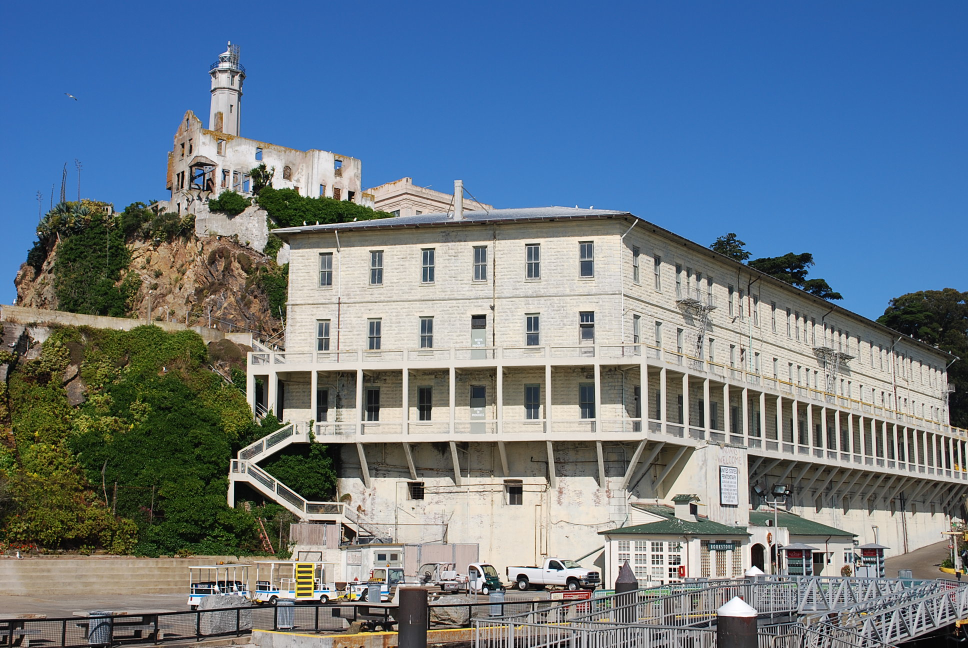
#> input picture sj/jimg/demos/alcatraz2.jpg, 1936 x 1296 px, found by its file name (shown at 1/2 size)
$ python cv_sift_surf_orb.py
#> lines starting #> are read from the running program, lines starting #| are printed output that depends on the picture
import cv2

img = cv2.imread("demos/alcatraz2.jpg")
#> img is the input picture: shape (1296, 1936, 3); mean B, G, R 138, 123.3, 106.7
img = cv2.resize(img,(136 * 3,76 * 3))
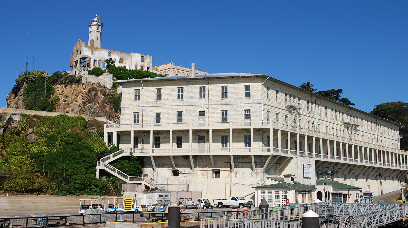
#> img: shape (228, 408, 3); mean B, G, R 137.9, 123.2, 106.6
# cv2.imshow("original",img)
gray = cv2.cvtColor(img,cv2.COLOR_RGB2GRAY)
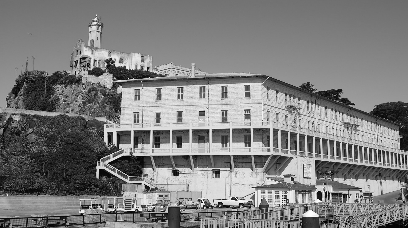
#> gray: shape (228, 408); min 0, max 254, mean 125.7

# ------------------------------------------------------------------------
#使用SIFT
sift = cv2.xfeatures2d.SIFT_create(10)
keypoints, descriptor = sift.detectAndCompute(gray,None)
#> keypoints = 10 keypoints; (x, y, size): (233, 198, 2.2), (319, 195, 4.1), (133, 210, 2.1), (166, 211, 1.9), (166, 211, 1.9), (320, 199, 1.9), (320, 199, 1.9), (310, 214, 5.3), (110, 135, 3.9), (110, 135, 3.9)

#> (the run stopped early here; a loop or call above may not have finished)

$ run again, with sj/jimg/demos/alcatraz1.jpg copied over sj/jimg/demos/alcatraz2.jpg
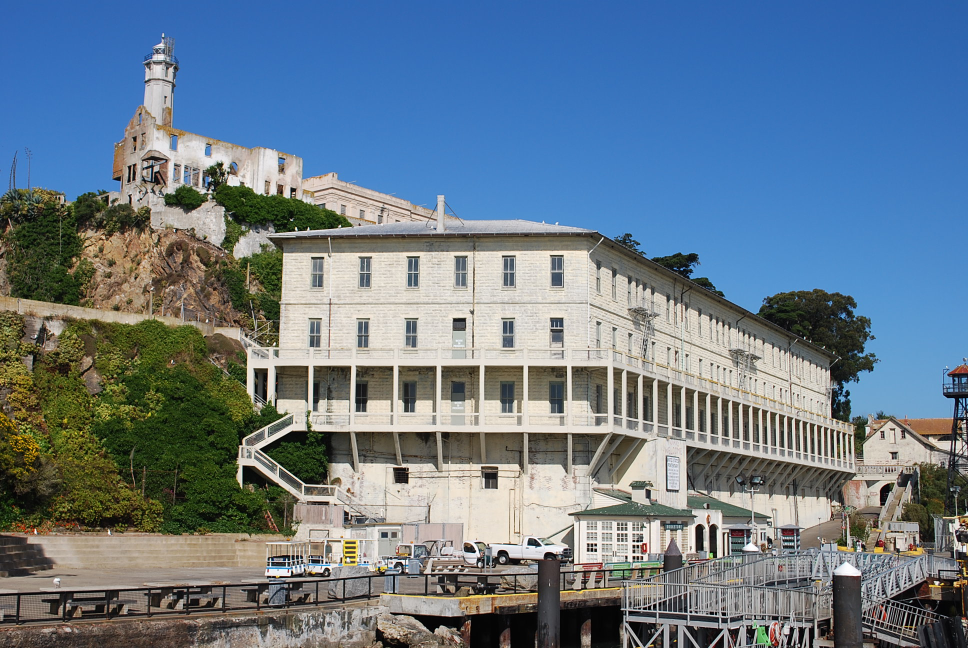
#> input picture sj/jimg/demos/alcatraz1.jpg, 1936 x 1296 px, found by its file name (shown at 1/2 size)
#> img is the input picture: shape (1296, 1936, 3); mean B, G, R 138.7, 122.8, 104.5
#> `img = cv2.resize(img,(136 * 3,76 * 3))`:
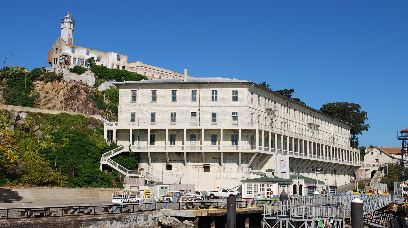
#> img: shape (228, 408, 3); mean B, G, R 138.8, 122.9, 104.6
#> `gray = cv2.cvtColor(img,cv2.COLOR_RGB2GRAY)`:
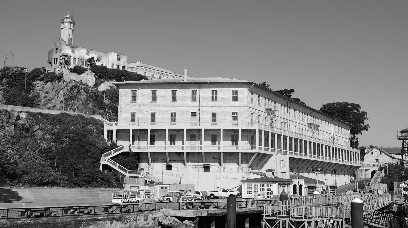
#> gray: shape (228, 408); min 0, max 255, mean 125.6
#> keypoints = 11 keypoints; strongest (x, y, size): (169, 167, 3.9), (198, 193, 2.3), (294, 186, 2.4), (300, 186, 2.4)
